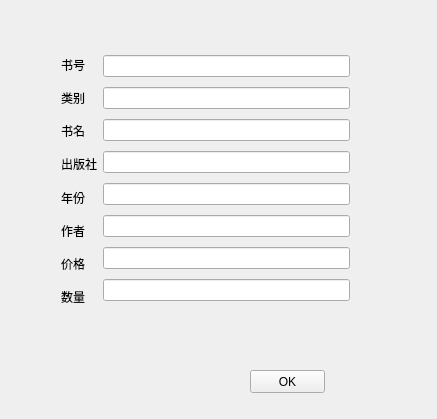
<?xml version="1.0" encoding="UTF-8"?>
<ui version="4.0">
 <class>singleadd</class>
 <widget class="QWidget" name="singleadd">
  <property name="geometry">
   <rect>
    <x>0</x>
    <y>0</y>
    <width>437</width>
    <height>419</height>
   </rect>
  </property>
  <property name="windowTitle">
   <string>singleadd</string>
  </property>
  <widget class="QWidget" name="horizontalLayoutWidget">
   <property name="geometry">
    <rect>
     <x>50</x>
     <y>40</y>
     <width>311</width>
     <height>281</height>
    </rect>
   </property>
   <layout class="QHBoxLayout" name="horizontalLayout">
    <item>
     <layout class="QVBoxLayout" name="verticalLayout">
      <item>
       <widget class="QLabel" name="label_2">
        <property name="text">
         <string>书号</string>
        </property>
       </widget>
      </item>
      <item>
       <widget class="QLabel" name="label">
        <property name="text">
         <string>类别</string>
        </property>
       </widget>
      </item>
      <item>
       <widget class="QLabel" name="label_3">
        <property name="text">
         <string>书名</string>
        </property>
       </widget>
      </item>
      <item>
       <widget class="QLabel" name="label_4">
        <property name="text">
         <string>出版社</string>
        </property>
       </widget>
      </item>
      <item>
       <widget class="QLabel" name="label_5">
        <property name="text">
         <string>年份</string>
        </property>
       </widget>
      </item>
      <item>
       <widget class="QLabel" name="label_6">
        <property name="text">
         <string>作者</string>
        </property>
       </widget>
      </item>
      <item>
       <widget class="QLabel" name="label_7">
        <property name="text">
         <string>价格</string>
        </property>
       </widget>
      </item>
      <item>
       <widget class="QLabel" name="label_8">
        <property name="text">
         <string>数量</string>
        </property>
       </widget>
      </item>
     </layout>
    </item>
    <item>
     <layout class="QVBoxLayout" name="verticalLayout_2">
      <item>
       <widget class="QLineEdit" name="lineEdit_bno"/>
      </item>
      <item>
       <widget class="QLineEdit" name="lineEdit_category"/>
      </item>
      <item>
       <widget class="QLineEdit" name="lineEdit_title"/>
      </item>
      <item>
       <widget class="QLineEdit" name="lineEdit_press"/>
      </item>
      <item>
       <widget class="QLineEdit" name="lineEdit_year"/>
      </item>
      <item>
       <widget class="QLineEdit" name="lineEdit_author"/>
      </item>
      <item>
       <widget class="QLineEdit" name="lineEdit_price"/>
      </item>
      <item>
       <widget class="QLineEdit" name="lineEdit_number"/>
      </item>
     </layout>
    </item>
   </layout>
  </widget>
  <widget class="QPushButton" name="pushButton">
   <property name="geometry">
    <rect>
     <x>250</x>
     <y>370</y>
     <width>75</width>
     <height>23</height>
    </rect>
   </property>
   <property name="text">
    <string>OK</string>
   </property>
  </widget>
 </widget>
 <layoutdefault spacing="6" margin="11"/>
 <resources/>
 <connections/>
</ui>
